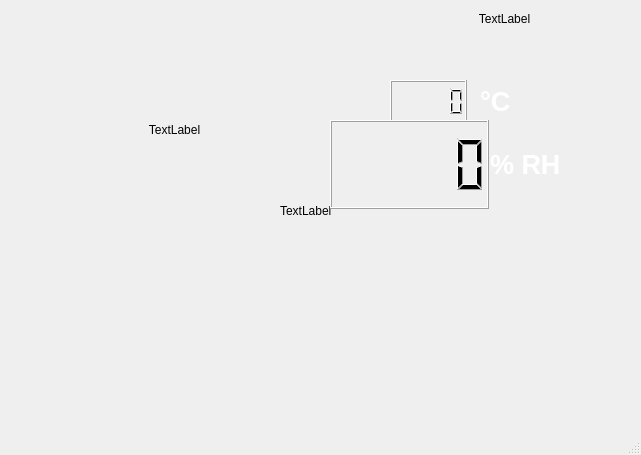
<?xml version="1.0" encoding="UTF-8"?>
<ui version="4.0">
 <class>MainWindow</class>
 <widget class="QMainWindow" name="MainWindow">
  <property name="geometry">
   <rect>
    <x>0</x>
    <y>0</y>
    <width>641</width>
    <height>455</height>
   </rect>
  </property>
  <property name="windowTitle">
   <string>MainWindow</string>
  </property>
  <widget class="QWidget" name="centralWidget">
   <widget class="QLabel" name="labelAQI">
    <property name="geometry">
     <rect>
      <x>280</x>
      <y>190</y>
      <width>101</width>
      <height>41</height>
     </rect>
    </property>
    <property name="text">
     <string>TextLabel</string>
    </property>
   </widget>
   <widget class="QLabel" name="label">
    <property name="geometry">
     <rect>
      <x>480</x>
      <y>80</y>
      <width>76</width>
      <height>42</height>
     </rect>
    </property>
    <property name="styleSheet">
     <string notr="true">color:white;
font-weight:bold;
font-size:20pt;</string>
    </property>
    <property name="text">
     <string>°C</string>
    </property>
   </widget>
   <widget class="QLCDNumber" name="lcdNumberTemp">
    <property name="geometry">
     <rect>
      <x>390</x>
      <y>80</y>
      <width>77</width>
      <height>42</height>
     </rect>
    </property>
   </widget>
   <widget class="QLabel" name="label_2">
    <property name="geometry">
     <rect>
      <x>490</x>
      <y>120</y>
      <width>76</width>
      <height>89</height>
     </rect>
    </property>
    <property name="styleSheet">
     <string notr="true">color:white;
font-weight:bold;
font-size:20pt;</string>
    </property>
    <property name="text">
     <string>% RH</string>
    </property>
   </widget>
   <widget class="QLCDNumber" name="lcdNumberHumi">
    <property name="geometry">
     <rect>
      <x>330</x>
      <y>120</y>
      <width>159</width>
      <height>89</height>
     </rect>
    </property>
   </widget>
   <widget class="QLabel" name="dateLabel">
    <property name="geometry">
     <rect>
      <x>420</x>
      <y>0</y>
      <width>169</width>
      <height>37</height>
     </rect>
    </property>
    <property name="text">
     <string>TextLabel</string>
    </property>
    <property name="alignment">
     <set>Qt::AlignCenter</set>
    </property>
   </widget>
   <widget class="QLabel" name="timeLabel">
    <property name="geometry">
     <rect>
      <x>90</x>
      <y>90</y>
      <width>169</width>
      <height>79</height>
     </rect>
    </property>
    <property name="text">
     <string>TextLabel</string>
    </property>
    <property name="alignment">
     <set>Qt::AlignCenter</set>
    </property>
   </widget>
  </widget>
  <widget class="QStatusBar" name="statusBar"/>
 </widget>
 <layoutdefault spacing="6" margin="11"/>
 <resources/>
 <connections/>
</ui>
